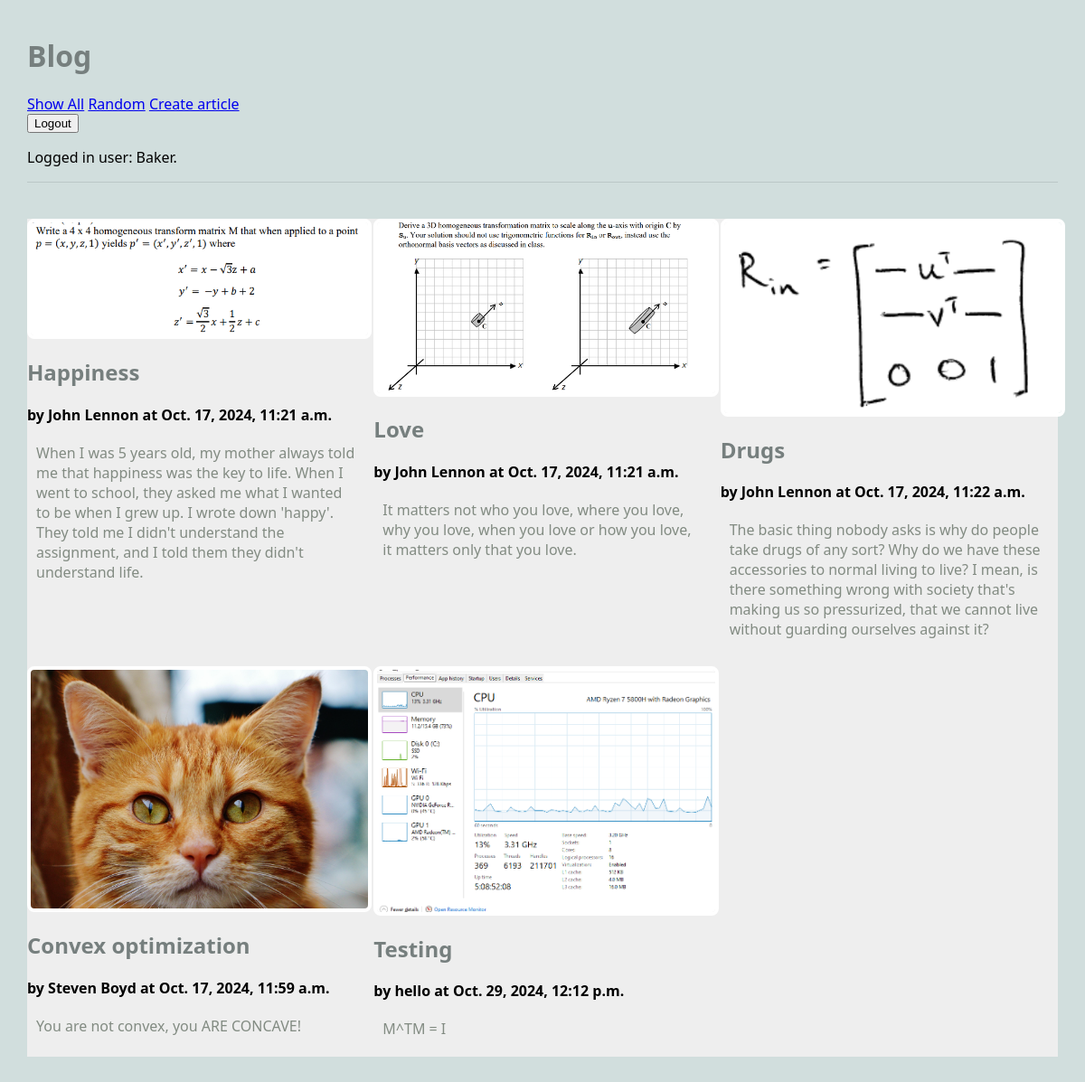
The page /blog/show_all (signed in) on the database its author committed.
### blog/models.py (models this page shows, shortened)
class Article(models.Model):
    user = models.ForeignKey(User, on_delete=models.CASCADE)
    title = models.TextField(blank=False)
    author = models.TextField(blank=False)
    text = models.TextField(blank=False)
    published = models.DateTimeField(auto_now=True)
    image_file = models.ImageField(blank = True)

### blog/views.py (the view)
# urls.py: path(r'show_all', views.ShowAllView.as_view(), name='show_all_one'),
class ShowAllView(ListView):
    model = Article #the model to display
    template_name = 'blog/show_all.html'
    context_object_name = 'articles'
    def dispatch(self, *args, **kwargs):
        print(f"ShowAllView.dispatch; self.request.user = {self.request.user}")
        return super().dispatch(*args, **kwargs)

### blog/templates/blog/show_all.html (shortened to what this page needs)
{% extends 'blog/base.html' %}
{% block content %}
<main class="grid-container">
    {% for a in articles %}
    <article>
        <a href="{% url 'article' a.pk %}">
            {% if a.image_file %}
            <img src="{{a.image_file.url}}" alt="{{a.image_file.url}}">
            {% else %}
            No image_file available.
            {% endif %}
        </a>
        <div>
        <h2>{{a.title}}</h2>
        <strong>by {{a.author}} at {{a.published}}</strong>
        <p>
        {{a.text}}
        </p>
        </div>
    </article>
    {% endfor %}
</main>
{% endblock %}

### blog/templates/blog/base.html (shortened to what this page needs)
{% load static %}
<html>
    <head>
        <link rel="stylesheet" href="{% static 'styles-blog.css' %}">
    </head>
    <body>
        <header>
            <h1>Blog</h1>
            <nav>
                <ul>
                    <li><a href="{% url 'show_all_one' %}">Show All</a></li>
                    <li><a href="{% url 'random' %}">Random</a></li>
                    {% if request.user.is_authenticated %}
                    <li><a href = "{% url 'create_article' %}">Create article</a></li>
                    <form action = "{% url 'logout' %}" method = "POST">
                        <input type = "submit" value = "Logout">
                    </form>
                    {% else %}
                    <li><a href = "{% url 'login2' %}"> Login </a></li>
                    {% endif %}
                    {% if request.user.is_authenticated %}
                    Logged in user: {{ request.user }}.
                    {% else %}
                    Not logged in.
                    {% endif %}
                </ul>
            </nav>
        </header>
    {% block content %}
    {% endblock %}
    </body>
</html>

### static/styles-blog.css (style rules this page uses)
body { margin: 30px; background: #d1dedd; font-family:'Segoe UI', Tahoma, Geneva, Verdana, sans-serif; }
ul, li { padding: 0px; list-style-type: none; }
h1, h2, h3 { color: #767f7e; }
p { color: #828b82; }
header { max-width: 1200px; margin: 40px auto; border-bottom: 1px solid #bbc7c7; }
.grid-container { background: #eee; max-width: 900px; display: grid; grid-template-columns: repeat(3, 1fr); grid-gap: 10px; max-width: 1200px; margin: 20px auto; }
article img, article.featured img { width: 100%; border: 4px solid #fff; border-radius: 8px; }
article p, article h3 { margin: 20px 10px; }
nav li { display: inline; }

### rows shown on the page
Article: image_file (picture), title "Happiness", author "John Lennon", published "Oct. 17, 2024, 11:21 a.m.", text "When I was 5 years old, my mother always told me that happiness was the key to life. When I went to school, they asked me what I wanted to be when I grew up. I wrote down 'happy'. They told me I didn't understand the assignment, and I told them they didn't understand life."
Article: image_file (picture), title "Love", author "John Lennon", published "Oct. 17, 2024, 11:21 a.m.", text "It matters not who you love, where you love, why you love, when you love or how you love, it matters only that you love."
Article: image_file (picture), title "Drugs", author "John Lennon", published "Oct. 17, 2024, 11:22 a.m.", text "The basic thing nobody asks is why do people take drugs of any sort? Why do we have these accessories to normal living to live? I mean, is there something wrong with society that's making us so pressurized, that we cannot live without guarding ourselves against it?"
Article: image_file (picture), title "Convex optimization", author "Steven Boyd", published "Oct. 17, 2024, 11:59 a.m.", text "You are not convex, you ARE CONCAVE!"
Article: image_file (picture), title "Testing", author "hello", published "Oct. 29, 2024, 12:12 p.m.", text "M^TM = I"

### other values the page prints
{{ request.user }} "Baker"
